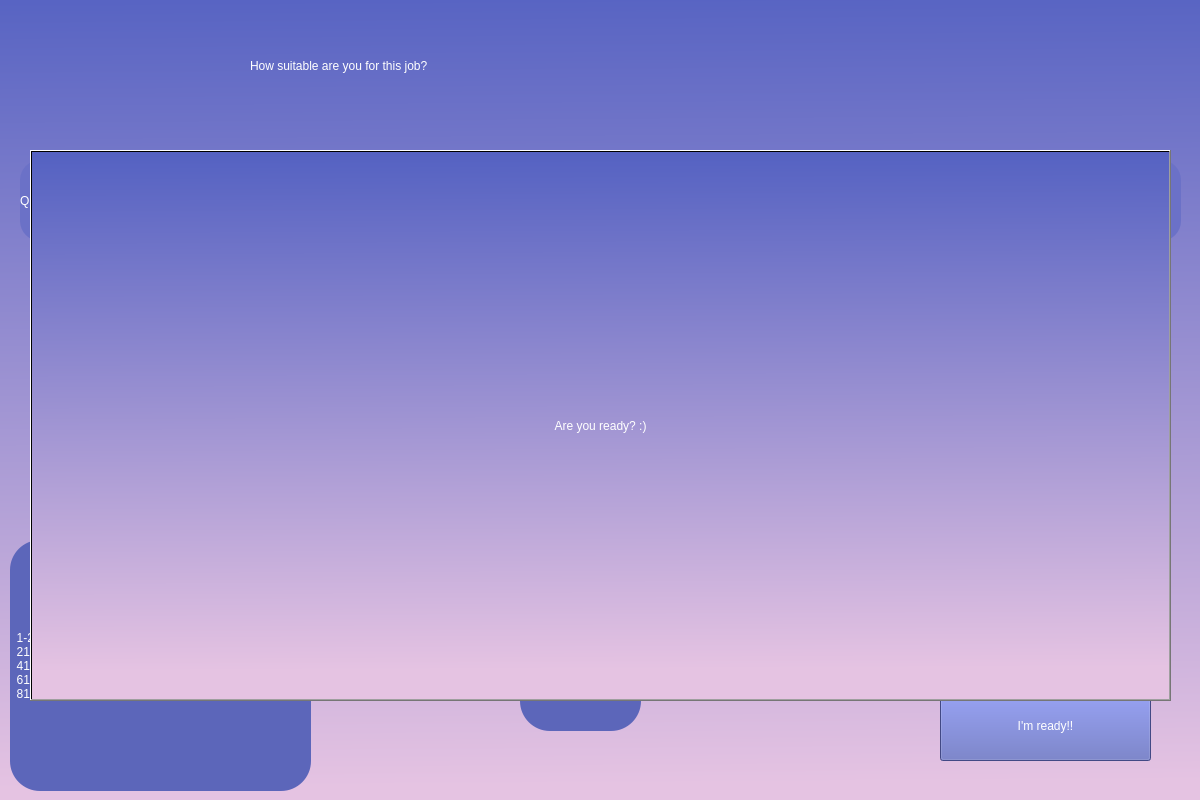
<?xml version="1.0" encoding="UTF-8"?>
<ui version="4.0">
 <class>Dialog</class>
 <widget class="QDialog" name="Dialog">
  <property name="geometry">
   <rect>
    <x>0</x>
    <y>0</y>
    <width>1200</width>
    <height>800</height>
   </rect>
  </property>
  <property name="windowTitle">
   <string>Dialog</string>
  </property>
  <widget class="QWidget" name="widget" native="true">
   <property name="geometry">
    <rect>
     <x>-30</x>
     <y>-20</y>
     <width>1281</width>
     <height>851</height>
    </rect>
   </property>
   <property name="styleSheet">
    <string notr="true">background-color: qlineargradient(spread:pad, x1:0.59, y1:0, x2:0.602273, y2:1, stop:0 rgba(85, 98, 194, 255), stop:0.943182 rgba(229, 195, 226, 255));</string>
   </property>
   <widget class="QLabel" name="proff_label">
    <property name="geometry">
     <rect>
      <x>280</x>
      <y>50</y>
      <width>961</width>
      <height>71</height>
     </rect>
    </property>
    <property name="styleSheet">
     <string notr="true">background-color: qlineargradient(spread:pad, x1:0.205, y1:0, x2:0.312, y2:1, stop:0 rgba(100, 241, 255, 0), stop:1 rgba(245, 221, 221, 0));
font: 30pt &quot;MS Shell Dlg 2&quot;;
color: rgb(255, 255, 255);</string>
    </property>
    <property name="text">
     <string>How suitable are you for this job?</string>
    </property>
   </widget>
   <widget class="QPushButton" name="nextquestion">
    <property name="geometry">
     <rect>
      <x>690</x>
      <y>440</y>
      <width>181</width>
      <height>61</height>
     </rect>
    </property>
    <property name="styleSheet">
     <string notr="true">background-color: rgb(92, 102, 186);
font: 24pt &quot;MS Shell Dlg 2&quot;;
border-color: rgb(51, 58, 51);
color: rgb(255, 255, 255);</string>
    </property>
    <property name="text">
     <string>Next -&gt;</string>
    </property>
   </widget>
   <widget class="QLabel" name="questions_label">
    <property name="geometry">
     <rect>
      <x>50</x>
      <y>180</y>
      <width>1161</width>
      <height>81</height>
     </rect>
    </property>
    <property name="styleSheet">
     <string notr="true">font: 24pt &quot;MS Shell Dlg 2&quot;;

color: rgb(255, 255, 255);
background-color: rgb(107, 113, 199);
  border-radius: 20px;</string>
    </property>
    <property name="text">
     <string>Question:</string>
    </property>
   </widget>
   <widget class="QSpinBox" name="points">
    <property name="geometry">
     <rect>
      <x>530</x>
      <y>340</y>
      <width>171</width>
      <height>71</height>
     </rect>
    </property>
    <property name="styleSheet">
     <string notr="true">background-color: rgb(92, 102, 186);
font: 24pt &quot;MS Shell Dlg 2&quot;;
border-color: rgb(51, 58, 51);
color: rgb(255, 255, 255);</string>
    </property>
   </widget>
   <widget class="QLabel" name="label_2">
    <property name="geometry">
     <rect>
      <x>40</x>
      <y>560</y>
      <width>301</width>
      <height>251</height>
     </rect>
    </property>
    <property name="styleSheet">
     <string notr="true">font: 16pt &quot;MS Shell Dlg 2&quot;;
border-color: rgb(0, 0, 0);
background-color: rgb(92, 102, 186);
color: rgb(255, 255, 255);
  border-radius: 30px;</string>
    </property>
    <property name="text">
     <string>  1-20 = No
  21 - 40 = I'm not sure
  41 - 60 = Maybe
  61 - 80 = I think yes
  81 - 100 = Absolutely</string>
    </property>
   </widget>
   <widget class="QPushButton" name="done_btn">
    <property name="geometry">
     <rect>
      <x>970</x>
      <y>710</y>
      <width>211</width>
      <height>71</height>
     </rect>
    </property>
    <property name="styleSheet">
     <string notr="true">font: 24pt &quot;MS Shell Dlg 2&quot;;
color: rgb(255, 255, 255);

background-color: rgb(92, 102, 186);</string>
    </property>
    <property name="text">
     <string>I'm ready!!</string>
    </property>
   </widget>
   <widget class="QLabel" name="label_3">
    <property name="geometry">
     <rect>
      <x>410</x>
      <y>600</y>
      <width>481</width>
      <height>81</height>
     </rect>
    </property>
    <property name="styleSheet">
     <string notr="true">font: 24pt &quot;MS Shell Dlg 2&quot;;
background-color: qlineargradient(spread:pad, x1:0, y1:0, x2:1, y2:0, stop:0 rgba(0, 0, 0, 0), stop:1 rgba(255, 255, 255, 0));
color: rgb(255, 255, 255);
</string>
    </property>
    <property name="text">
     <string>Your points for now:</string>
    </property>
   </widget>
   <widget class="QLabel" name="points_show">
    <property name="geometry">
     <rect>
      <x>550</x>
      <y>680</y>
      <width>121</width>
      <height>71</height>
     </rect>
    </property>
    <property name="styleSheet">
     <string notr="true">font: 24pt &quot;MS Shell Dlg 2&quot;;
background-color: rgb(92, 102, 186);
color: rgb(255, 255, 255);
  border-radius: 30px;</string>
    </property>
    <property name="text">
     <string/>
    </property>
   </widget>
   <widget class="QPushButton" name="prevquestion">
    <property name="geometry">
     <rect>
      <x>360</x>
      <y>440</y>
      <width>181</width>
      <height>61</height>
     </rect>
    </property>
    <property name="styleSheet">
     <string notr="true">background-color: rgb(92, 102, 186);
font: 24pt &quot;MS Shell Dlg 2&quot;;
border-color: rgb(51, 58, 51);
color: rgb(255, 255, 255);</string>
    </property>
    <property name="text">
     <string>&lt;- Previous</string>
    </property>
   </widget>
   <widget class="QLabel" name="warn_label">
    <property name="geometry">
     <rect>
      <x>460</x>
      <y>290</y>
      <width>531</width>
      <height>31</height>
     </rect>
    </property>
    <property name="styleSheet">
     <string notr="true">font: 14pt &quot;MS Shell Dlg 2&quot;;
background-color: qlineargradient(spread:pad, x1:0, y1:0, x2:1, y2:0, stop:0 rgba(0, 0, 0, 0), stop:1 rgba(255, 255, 255, 0));
color: rgb(255, 105, 138);
</string>
    </property>
    <property name="text">
     <string>Please give yourself at least a point!</string>
    </property>
   </widget>
   <widget class="QPushButton" name="hehe_btn">
    <property name="geometry">
     <rect>
      <x>60</x>
      <y>170</y>
      <width>1141</width>
      <height>551</height>
     </rect>
    </property>
    <property name="styleSheet">
     <string notr="true">font: 36pt &quot;MS Shell Dlg 2&quot;;
color: rgb(255, 255, 255);</string>
    </property>
    <property name="text">
     <string>Are you ready? :)</string>
    </property>
   </widget>
  </widget>
 </widget>
 <resources/>
 <connections/>
</ui>
